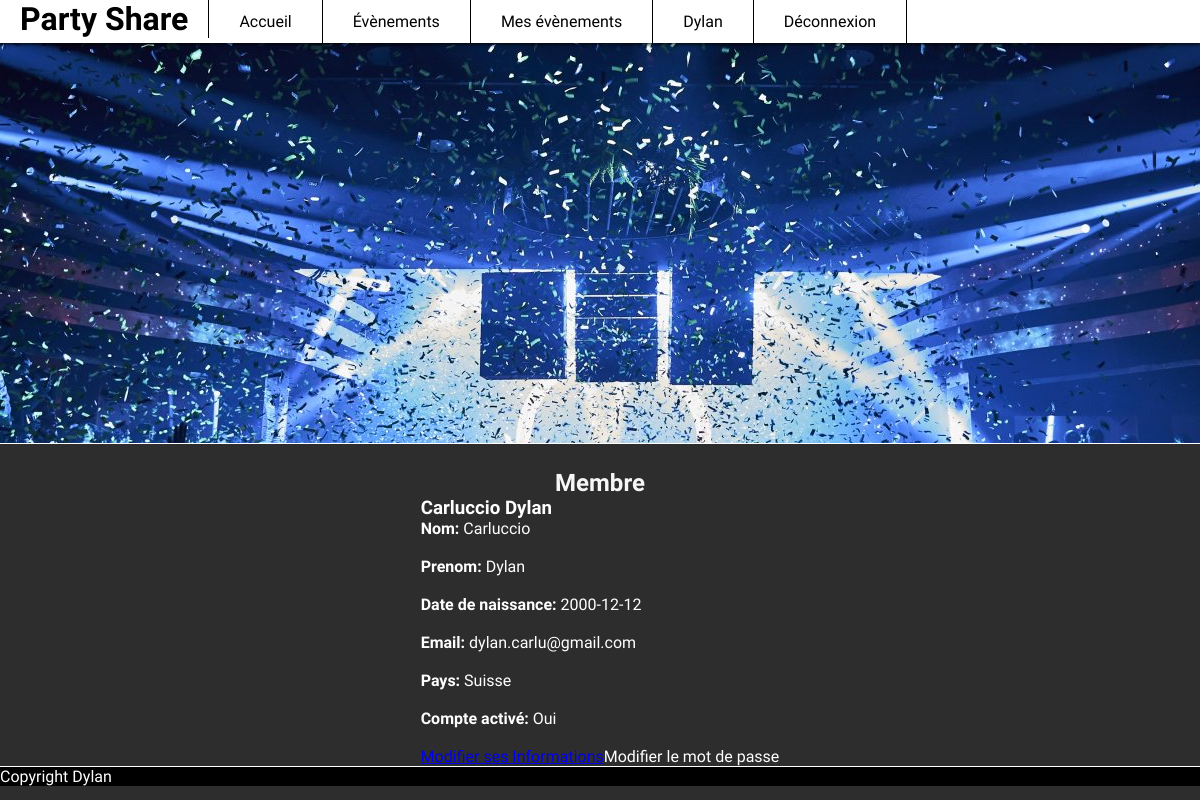
/pages/membre.php (signed in), run on the app's committed database.
### tables this page shows
CREATE TABLE `utilisateurs` (
  `IdUtilisateur` int(11) NOT NULL,
  `Nom` varchar(25) NOT NULL,
  `Prenom` varchar(25) NOT NULL,
  `Email` varchar(50) NOT NULL,
  `Pays` varchar(200) NOT NULL,
  `MotDePasse` varchar(255) NOT NULL,
  `DateNaissance` date NOT NULL,
  `Statut` enum('Utilisateur','Administrateur') NOT NULL,
  `DateCreation` date NOT NULL,
  `Active` enum('0','1') NOT NULL
);

### pages/fonction.php (called while the page is built, shortened)
<?php
function VerifierConnection()
{
    if (isset($_SESSION['User']['Email'])) {
        if ($_SESSION['User']['Email'] != "") {
            return true;
        }
    } else
        return false;
}
function AfficheInformation($email)
{
    global $dbc;
    $req = $dbc->prepare('SELECT * FROM utilisateurs u WHERE Email = :email');
    $req->execute(array('email' => $email));
    return $req->fetch(PDO::FETCH_ASSOC);
}

### pages/membre.php (the view, shortened to what this page needs)
<?php
include('./fonction.php');
include('./emailMotDePasse.php');
if (isset($_SESSION['User']['Email'])) {
    $email = $_SESSION['User']['Email'];
}
include '../main/header.php';
include '../main/menu.php';
?>
<div class="coverCadre">
</div>
<div id="topBody"></div>
<div class="uk-container uk-margin">
    <section class="centerFlex">
        <?php
        if (VerifierConnection()) {
            ?>
            <h1>Membre</h1>
            <?php
            $Info = AfficheInformation($email);
            echo '<div id="cadreMembre"class="uk-card uk-card-default uk-width-1-2@m"><div class="uk-card-header"> <div class="uk-grid-small uk-flex-middle" uk-grid>   <div class="uk-width-expand"> <h3 class="uk-card-title uk-margin-remove-bottom">';
            echo $Info['Nom'] . ' ' . $Info['Prenom'];
            echo '</h3>';
            echo '</div>  </div></div> <div class="uk-card-body">';
            echo '<b>Nom:</b> ' . $Info['Nom'] . '<br><br>';
            echo '<b>Prenom:</b> ' . $Info['Prenom'] . '<br><br>';
            echo '<b>Date de naissance:</b> ' . $Info['DateNaissance'] . '<br><br>';
            echo '<b>Email:</b> ' . $Info['Email'] . '<br><br>';
            echo '<b>Pays:</b> ' . $Info['Pays'] . '<br><br>';
            if ($Info['Active'] === '1') {
                echo '<b>Compte activé: </b>Oui<br><br>';
            } else {
                echo '<b>Compte activé: </b>Non - <a href="emailConfirmationRenvoyer.php">Renvoyer une demande</a><br><br>';
            }
            echo '</div><div class="uk-card-footer"><div class="modifierMembre"><a name="modifier" href="./modifier.php?IdUser=' . $Info['IdUtilisateur'] . '" class="uk-button uk-button-text">Modifier ses Informations</a>';
            echo '<a name="modifierPassword"  class="uk-button uk-button-text" OnClick="ModifPassComment( ' . $Info['IdUtilisateur'] . ')">Modifier le mot de passe</a></div></div></div>';
        } else {
            header('Location: ../index.php');
        }
        ?>
    </section>
</div>
<?php
include '../main/footer.php';
?>
</html>

### css/index.css (style rules this page uses)
* { margin: 0; padding: 0; height: auto; }
body { font-family: 'Marmelad', sans-serif; color: white; background: #2d2d2d; }
h1 { color: #f6f6f6 !important; }
.centerFlex { display: flex; align-items: center; justify-content: center; flex-direction: column; }
.coverCadre { height: 50vh; max-height: 100%; overflow: hidden; border-bottom: 1px solid white; background: url(../images/cover.jpg) no-repeat bottom fixed; }
.modifierMembre { display: flex; justify-content: space-between; }
#topBody { height: 25px; }

### data on the page
utilisateurs: Nom "Carluccio", Prenom "Dylan", DateNaissance "2000-12-12", Email "dylan.carlu@gmail.com", Pays "Suisse"

### other printed values
$_SESSION['User']['Prenom'] "Dylan"
